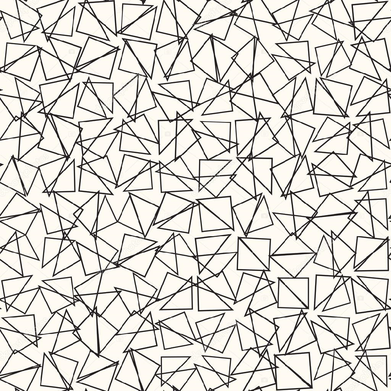
#> input picture maxs_space/overlays/geo17_2.png, 391 x 391 px, shrunk from 1000 x 1000 before the run
$ python patterfier_v1.py
#> lines starting #> are read from the running program, lines starting #| are printed output that depends on the picture
# import, import as, from import
import PIL
import os
import sys
import imageio
import numpy as np
import matplotlib.pyplot as plt
from PIL import Image, ImageDraw
from random import randrange
from scipy import ndimage
from math import pow
from math import sqrt
from input_validation import validate

# GOAL: This program will accept images in the images directory underneath the
# working directory. It accepts two command line arguments, the first being a
# path to the image that is used as the pattern overlay, with the second being
# the image that the overlay will be applied to.
# ~~~~~~~~~~~~~~~~~~~~~~~~~~~~~~~~~~~~~~~~~~~~~~~~~~~~~~~~~~~~~~~~~~~~~~~~~~~~~~
# The program will first manipulate the overlay image such that suitably energy
# dense regions of the image are coloured in an averaged grayscale palette. We
# reduce the energy-applied regions to grayscale values between 1 and 10,
# intensifying the grayscale quality of the pixels with values >= 5 such that
# they are the same extent of black, with those coming in at a value < 5 simply
# being removed.
# ~~~~~~~~~~~~~~~~~~~~~~~~~~~~~~~~~~~~~~~~~~~~~~~~~~~~~~~~~~~~~~~~~~~~~~~~~~~~~~
# Once the pattern overlay has had the energy algorithm applied to it in the way
# we just laid out, we determine the "neighborhoods" of the energy-normalised
# pattern overlay image. These are the contiguous regions between energy-marked
# borders that will be used for the "cut and colour" procedure used on the
# second argument-supplied image. We will first attempt to use a span fill
# method of "[flood filling](https://en.wikipedia.org/wiki/Flood_fill)"
# ~~~~~~~~~~~~~~~~~~~~~~~~~~~~~~~~~~~~~~~~~~~~~~~~~~~~~~~~~~~~~~~~~~~~~~~~~~~~~~
# Overlays will be located in the overlays folder and will be named as so:
# <name>_<repeat_no>_<width>_<height>(_processed)
# Where:
#   - <name> : is just a name that is appropriate for what the overlay is
#   - <repeat_no> : is an autonumber for the # of repetitions of the <name>
#     that exist in the overlays directory
#   - <width>,<height> : image dimensions
#   - (_processed) : if the image has been fed through the energy normalisation
#   - process and can be immediately used for the purposes of cut and colour
#     (further optimisations can be made in the persisted state of the already
#     processed image - for instance, seamless boundaries between neighborhoods
#     will be calculated in the same way for each time a new image is used
#     against an already "processed" overlay)

# USAGE:
# $ python patterfier_v1.py <pattern_overlay_path> <image_path>

# CONSTRAINTS:
# - Pattern overlays must be of the exact same dimensions as the image
# - Patterns need not contain closing shapes as the edges of images are
#   definite in shape closing

# geo4 and phrog3 are the SAME DIMENSIONS! USE A NOISE THRESHOLD OF 300 TO WORK

overlay_img = Image.open('overlays/geo17_2.png')
#> overlay_img is the input picture: PIL image 391x391 RGBA; mean R, G, B, A 216.1, 213.3, 207.8, 255
# !!! USE rgb_img FOR VIEWING AND SAVING IMAGES !!!
rgb_img = overlay_img.convert('RGB')
# !!! USE drw_img FOR IMAGE DRAW LIBRARY CALLS !!!
drw_img = ImageDraw.Draw(rgb_img)
# !!! USE pixels TO RECOLOUR SINGLE PIXELS !!!
pixels = rgb_img.load()
WIDTH, HEIGHT = rgb_img.size
#> WIDTH = 391; HEIGHT = 391

# jfifs and jpgs work
target_img = Image.open('images/science2.png')
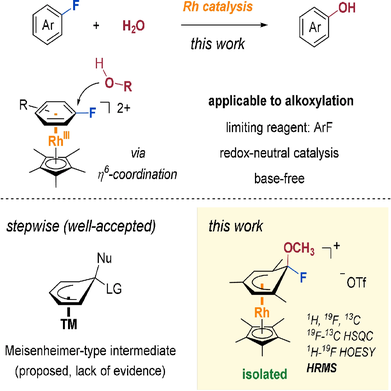
#> input picture maxs_space/images/science2.png, 391 x 391 px, shrunk from 1000 x 1000 before the run
#> target_img is the input picture: PIL image 391x391 RGBA; mean R, G, B, A 242.1, 240.7, 234.4, 255
target_rgb_img = target_img.convert('RGB')
target_drw_img = ImageDraw.Draw(target_rgb_img)
pixels_2 = target_rgb_img.load()
WIDTH_2, HEIGHT_2 = target_rgb_img.size
#> WIDTH_2 = 391; HEIGHT_2 = 391

c1 = 0
c2 = 0
c3 = 0

VIEW_AS_GIF = False

#if (WIDTH != WIDTH_2 or HEIGHT != HEIGHT_2):
    #print("Ensure the overlay and target image possess the same dimensions")
    #exit()

# Opens the default image viewer of machine OS to show the manipulated overlay
# image
def show_overlay_img():
    rgb_img.show()

# Does the above for the final image, i.e. overlay applied to image,
# neighborhood average tones are captured and those areas are filled with their
# average tone
def show_final_image():
    target_rgb_img.show()

# A pretty sorry excuse of avoiding exception handling...
def foo():
    return

# Removes an element if it exists without throwing an error
def rmv(value, list):
    try:
        list.remove(value)
        return list
    except ValueError:
        foo()
    return list

# Detects which (if any) elements of the convolution kernel will be out of
# bounds and returns a list of strings that will contain the codes of the
# elements that are in bounds (for a given pixel at dimensions x and y)
def derive_kernel(x, y):
    ret = ['TL','TM','TR','ML','MR','BL','BM','BR']
    if (x-1 < 0):
        ret = rmv('TL', ret)
        ret = rmv('ML', ret)
        ret = rmv('BL', ret)
    if (x+1 == WIDTH):
        ret = rmv('TR', ret)
        ret = rmv('MR', ret)
        ret = rmv('BR', ret)
    if (y-1 < 0):
        ret = rmv('TL', ret)
        ret = rmv('TM', ret)
        ret = rmv('TR', ret)
    if (y+1 == HEIGHT):
        ret = rmv('BL', ret)
        ret = rmv('BM', ret)
        ret = rmv('BR', ret)
    return ret

# Returns the single grayscale colour for a pixel from the image - dimensions
# supplied simply as x and y
def grayscale(x, y):
    # RGB from the image
    r,g,b = rgb_img.getpixel((x,y))
    # calculate its weighted grayscale value (formula online)
    return int((0.299*r) + (0.587*g) + (0.114*b))

# Bases are the standard sobel convolution kernel
KERNEL_X_BASE = [-1, 0, 1, -2, 0, 2, -1, 0, 1]
KERNEL_Y_BASE = [1, 2, 1, 0, 0, 0, -1, -2, -1]

# Between 1 and 1000, this value influences the relationship between noise
# sensitivity and accentuated edge sharpness. This value would normally be
# dictated by an AI or noise cancellation algorithm, but we'll let the user
# choose its value for now
NOISE_THRESHOLD = 260

# Codes
# TL ~ x-1,y-1 : TM ~ x,y-1 : TR ~ x+1,y-1
# ML ~ x-1,y : MM ~ x,y : MR ~ x+1,y
# BL ~ x-1,y+1 : BM ~ x,y+1 : BR ~ x+1,y+1
# Base Kernel Indexes
# +-------+
# | 0 1 2 |
# | 3 4 5 |
# | 6 7 8 |
# +-------+

#   Sobel Refine
#   ^^^^^^^^^^^^
#   Dictate the appropriate noise - sharpness ratio and colour the edges black
def sobel_refine(accumulators):
    for x in range(0,WIDTH):
        for y in range(0,HEIGHT):
            # mill-entise the accumulators for fine colloquial refinement
            accumulators[y][x] = ((accumulators[y][x] / 255) * 100)
            if accumulators[y][x] >= NOISE_THRESHOLD:
                # white
                pixels[x,y] = (255,255,255)
                #pixels[x,y] = (0,0,0)
            else:
                # black
                if VIEW_AS_GIF == True:
                    persistMidEnergy()
                pixels[x,y] = (0,0,0)
                #pixels[x,y] = (255,255,255)
    print(" >> Applied Sobel Refinement and Enhancement << ")
    #show_overlay_img()
    span_fill_capture()

#   Sobel Cut
#   ^^^^^^^^^
#   Apply sobel edge detection, colouring energy areas in black, everything
#   else in white
def sobel_cut():
    # These are our accumulators for both directions of the sobel filter
    # application
    kernel_x_sq = [[0 for i in range(WIDTH)] for j in range(HEIGHT)]
    kernel_y_sq = [[0 for i in range(WIDTH)] for j in range(HEIGHT)]

    # This will be calculated at the end of each iteration where each element is
    # the square root of its equivalent kernel_x_sq kernel_y_sq
    kernel_both_sqrt = [[0 for i in range(WIDTH)] for j in range(HEIGHT)]

    for x in range(0, WIDTH):
        for y in range(0, HEIGHT):
            base_grayscale = grayscale(x, y)

            if VIEW_AS_GIF == True:
                persistEnergy()

            # 2d array convention to be followed in this loop !! thing[y][x] !!

            # Depending on the boundaries present with the current kernel, only
            #z   apply the calculation to affected pixels
            bounded_dims = derive_kernel(x, y)
            kernel_x_sq[y][x] += pow((KERNEL_X_BASE[4] * base_grayscale), 2)
            kernel_y_sq[y][x] += pow((KERNEL_Y_BASE[4] * base_grayscale), 2)

            print('sobel_cut -> ', x,' + ', y)

            # Switch statement for matched boundary cases
            for i in bounded_dims:
                if i == 'TL':
                    kernel_x_sq[y-1][x-1] += pow((KERNEL_X_BASE[0] * base_grayscale), 2)
                    kernel_y_sq[y-1][x-1] += pow((KERNEL_Y_BASE[0] * base_grayscale), 2)
                if i == 'TM':
                    kernel_x_sq[y-1][x] += pow((KERNEL_X_BASE[1] * base_grayscale), 2)
                    kernel_y_sq[y-1][x] += pow((KERNEL_Y_BASE[1] * base_grayscale), 2)
                if i == 'TR':
                    kernel_x_sq[y-1][x+1] += pow((KERNEL_X_BASE[2] * base_grayscale), 2)
                    kernel_y_sq[y-1][x+1] += pow((KERNEL_Y_BASE[2] * base_grayscale), 2)
                if i == 'ML':
                    kernel_x_sq[y][x-1] += pow((KERNEL_X_BASE[3] * base_grayscale), 2)
                    kernel_y_sq[y][x-1] += pow((KERNEL_Y_BASE[3] * base_grayscale), 2)
                if i == 'MR':
                    kernel_x_sq[y][x+1] += pow((KERNEL_X_BASE[5] * base_grayscale), 2)
                    kernel_y_sq[y][x+1] += pow((KERNEL_Y_BASE[5] * base_grayscale), 2)
                if i == 'BL':
                    kernel_x_sq[y+1][x-1] += pow((KERNEL_X_BASE[6] * base_grayscale), 2)
                    kernel_y_sq[y+1][x-1] += pow((KERNEL_Y_BASE[6] * base_grayscale), 2)
                if i == 'BM':
                    kernel_x_sq[y+1][x] += pow((KERNEL_X_BASE[7] * base_grayscale), 2)
                    kernel_y_sq[y+1][x] += pow((KERNEL_Y_BASE[7] * base_grayscale), 2)
                if i == 'BR':
                    kernel_x_sq[y+1][x+1] += pow((KERNEL_X_BASE[8] * base_grayscale), 2)
                    kernel_y_sq[y+1][x+1] += pow((KERNEL_Y_BASE[8] * base_grayscale), 2)

                # Calculate the relevant Sobel energy in-place
                kernel_both_sqrt[y][x] = sqrt(kernel_x_sq[y][x] + kernel_y_sq[y][x])
#> this loop made 391 passes

    print(" >> Applied Sobel Filter in its Raw Form << ")
    # Allow the user to see the refinement level by changing constants
    sobel_refine(kernel_both_sqrt)

#   Sobel Direction Projection
#   ^^^^^^^^^^^^
#   Scan neighbourhood borders with a discovery kernel, travelling in accordance
#   with Sobel directionality - repeat for each neighborhood border. When a gap
#   is noticed, project a phantom kernel in the last calculated Sobel direction
#   of the border until another edge is discovered, draw a single pixel to
#   bridge the borders
def sobel_project():
    return

#   Seam Thinning
#   ^^^^^^^^^^^^^
#   use x algorithm to thin each seam to 1 pixel
def thin_seams():
    return

# 1 = black/out-of-bounds, 2 = unexplored (white), 3 = seed (already considered
# for future recurse) for a specific x,y coordinate
def get_border_code(x, y, seeds):
    if (x,y) in seeds:
        return (x,y,3)

    # If it's out of bounds, it's a 1
    if ((x < 0) or (y < 0) or (x > (WIDTH-1)) or (y > (HEIGHT-1))):
        return (x,y,1)

    r,g,b = rgb_img.getpixel((x,y))

    # Black and very dark grey pixels detected as 1s
    if ((r == 0 and g == 0 and b == 0) or (r == 255 and g == 0 and b == 0)):
        return (x,y,1)

    # At this stage, it must be a 2 (white pixel)
    if (r == 255 and g == 255 and b == 255):
        return (x,y,2)

neighborhoods = []
global m

#   Span Fill Capture
#   ^^^^^^^^^^^^^^^^^
#   Use span filling with neighbourhood objects that have a pixel list
#   attribute that should be filled with the pixel coordinates. Extend each span
#   in the direction of each border by half the border width.
def span_fill_capture():

    # Find a white pixel
    m = 0
    for x in range(WIDTH):
        for y in range(HEIGHT):
            r,g,b = rgb_img.getpixel((x,y))

            # If we encounter a white pixel, start capturing
            if (r == 255 and g == 255 and b == 255):

                if VIEW_AS_GIF == True:
                    persistFillCapture()

                # Where we start - this is a dynamic tuple that could take
                # coordinates from a seed later on, to start with, this will
                # always be the upper-then-leftmost white pixel in a given
                # neighborhood
                direction = (x,y)

                # The pixel coordinates of each pixel in the neighborhood - this
                # gets added to the neighborhoods list when the last pixel in
                # the neighborhood is discovered
                neighborhood = []

                # This is the first pixel in the neighborhood - get its
                # colour and put it into the current neighborhood's list
                neighborhood.append(direction)

                # As we go through each neighborhood, if there are multiple
                # pixels around the current that are white, we explore the first
                # and store the unexplored in this array. Should we run into an
                # area of the neighborhood near completely encased in black, we
                # can traverse to a seed in the array to continue capturing
                seeds = []

                # This is the loop that captures a neighborhood
                while (True):

                    if VIEW_AS_GIF == True:
                        persistFillCapture()

                    #print(len(neighborhoods))

                    # Get the current direction's pixel - for any new
                    # neighborhood, this will be x and y from white-searching
                    current_x,current_y = direction
                    neighborhood.append(direction)

                    r,g,b = rgb_img.getpixel(direction)
                    #print(">>> neighborhood: ", m, " --- ", direction, " colour: ", r,g,b)

                    # Colour the current pixel black on the overlay so it is not
                    # accidentally found when searching for the next
                    # neighborhood
                    pixels[current_x,current_y] = (255,0,0)

                    # This is filled with area around the pixel in order:
                    # 0 : Directly Above
                    # 1 : Directly Below
                    # 2 : Left
                    # 3 : Right
                    current_borders = []
                    current_borders.append(get_border_code(current_x,current_y-1,seeds))
                    current_borders.append(get_border_code(current_x,current_y+1,seeds))
                    current_borders.append(get_border_code(current_x-1,current_y,seeds))
                    current_borders.append(get_border_code(current_x+1,current_y,seeds))

                    # We need these booleans for some conditions later
                    two_found = False
                    three_found = False

                    # The coordinates of the next pixel...
                    direction = ()

                    # ...we also need a generic counter
                    c = 0

                    # ...and an escape boolean
                    exit = False

                    # Get what's around the current pixel to:
                    # a) choose a white pixel as a new direction to travel to if
                    #    one exists
                    # b) generate a new seed if there is one so that we may
                    #    travel to it if we run into a wall later on
                    # c) choose a seed encountered around the pixel to travel to
                    #    if there is one
                    for i in current_borders:
                        around_x,around_y,code = i
                        c = c + 1
                        #print(around_x,around_y,code)

                        if (code == 3):
                            three_found = True

                        # This is when a white pixel has already been found
                        # around the current, so the new white pixel is turned
                        # into a seed for the future
                        if ((code == 2) and (two_found == True)):
                            seeds.append((around_x,around_y))

                        if (code == 2 and (two_found == False) and (exit == False)):
                            direction = (around_x,around_y)
                            two_found = True
                            exit = True

                    # Direction will be chosen at this point if exit is true -
                    # locate next pixel
                    if (exit == True):
                        continue

                    # If there are no white pixels around and there are no
                    # coordinates left as seeds, we can say with 100% assurance
                    # that the current neighborhood is filled - search for next
                    # by adding the current neighborhood to the neighborhoods,
                    # setting x and y to 0, and breaking
                    if ((two_found == False) and (len(seeds) == 0)):
                        m = m + 1
                        neighborhoods.append(neighborhood)
                        # Search for the next white pixel by zeroing x and y for
                        # next iteration of white-searching (inefficient - we
                        # can wall/sobel project to find adjacent neighborhoods)
                        x = 0
                        y = 0
                        break

                    # If there are no white pixels around but there are still
                    # seeds, make the direction the first seed encountered
                    if ((two_found == False) and (len(seeds) != 0)):
                        direction = seeds.pop(0)

    print(">>> Finished Capturing Neighborhoods <<<")
    # This point will naturally be reached when there are no white pixels left
    span_fill_colour()

#   Span Fill Persist
#   ^^^^^^^^^^^^^^^^^
# - This is done for all detected neighborhoods, once done, the pixel values
#   are written to a file such that they can be used again for the same pattern
#   but a different image
def span_fill_persist():
    return

#   Span Fill Colour
#   ^^^^^^^^^^^^^^^^
# - The neighborhood objects, loaded into memory, are iterated over. Pixel
#   colours are captured, averaged, and recoloured with their average
def span_fill_colour():

    print("here?")

    # This can be made more efficient by storing target colours and averaging as
    # we go along when capturing

    avg_rs = []
    avg_gs = []
    avg_bs = []

    for n in neighborhoods:
        rs = []
        gs = []
        bs = []
        noof_pixels = len(n)
        c = 0
        for pixel in n:
            x,y = pixel
            r,g,b = target_rgb_img.getpixel((x,y))
            rs.append(r)
            gs.append(g)
            bs.append(b)
            if (c == (noof_pixels-1)):
                # calculates average red green and blue values for an entire
                # neighborhood tile
                avgr = int(sum(rs) / len(rs))
                avggr = int(sum(gs) / len(gs))
                avgb = int(sum(bs) / len(bs))
                color = (avgr,avggr,avgb)
                avg_rs.append(avgr)
                avg_gs.append(avggr)
                avg_bs.append(avgb)
                for target_pixel in n:
                    x_t,y_t = target_pixel
                    pixels_2[x_t,y_t] = color
            c = c + 1
#> this loop made 387 passes
#> n on passes 3, 17, 32: [(3, 69), (3, 69), (2, 69)], [(17, 119), (17, 119)], [(32, 108), (32, 108)]

    print(">>> Finished Colouring Neighborhoods <<<")

    black = (0,0,0)

    o_avg_r = int(sum(avg_rs) / len(avg_rs))
    o_avg_g = int(sum(avg_gs) / len(avg_gs))
    o_avg_b = int(sum(avg_bs) / len(avg_bs))

    for x in range(WIDTH):
        for y in range(HEIGHT):
            r,g,b = rgb_img.getpixel((x,y))
            #print(r,g,b)
            if (r == 0 and g == 0 and b == 0):
                pixels_2[x,y] = (o_avg_r,o_avg_g,o_avg_b)
                #pixels_2[x,y] = (255,255,255)

    print(">>> Finished Colouring Trim <<<")
    show_final_image()
#> in show_final_image, `target_rgb_img.show()`:
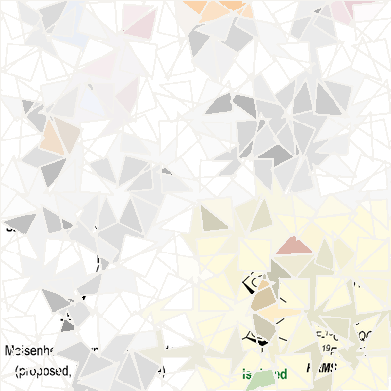
#> shown: PIL image 391x391 RGB; mean R, G, B 242.3, 240.7, 235
#> (the run stopped early here; a loop or call above may not have finished)
